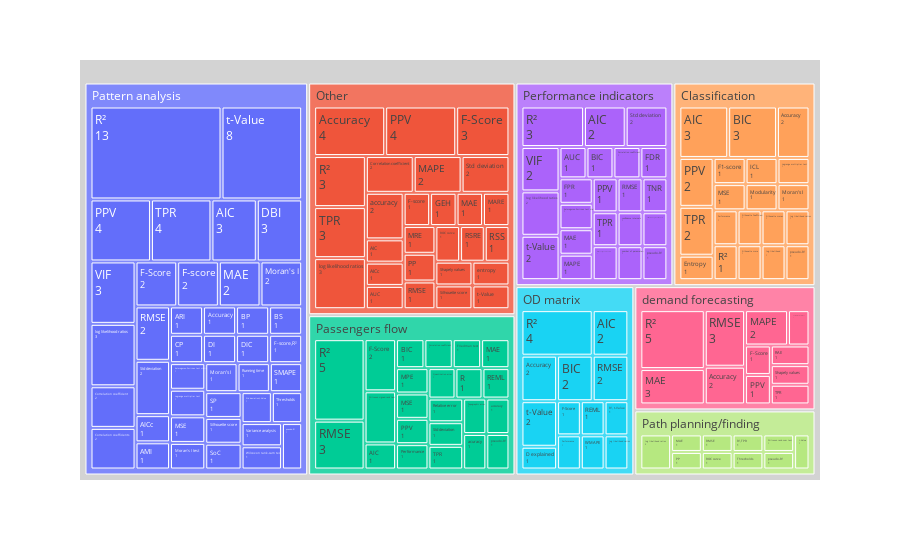

The cell this chart's notebook holds for it:
### Code cell
aggregated_table = (
    data[columns]
    .groupby(["Analysis type", "Validation metrics"])[["ID"]]
    .nunique()
    .sort_values(by="ID")
)
fig = px.treemap(
    aggregated_table.reset_index(),
    path=["Analysis type", "Validation metrics"],
    values="ID",
)
fig.update_traces(
    root_color="lightgrey", textinfo="label+value"
)
# fig.update_layout(margin = dict(t=50, l=25, r=25, b=25))
fig.write_image("img/treemap_analysys_validation.pdf")
fig.show()

### Figure 1 — Plotly figure (JSON) as saved in the notebook; plotly's stock layout.template omitted (floating-point values rounded to 4 significant figures; data arrays with more than 128 entries replaced by an {"elided": "..."} marker saying what was removed)
{"data": [{"branchvalues": "total", "domain": {"x": [0, 1], "y": [0, 1]}, "hovertemplate": "labels=%{label}<br>ID=%{value}<br>parent=%{parent}<br>id=%{id}<extra></extra>", "ids": {"elided": "176 str values"}, "labels": {"elided": "176 str values"}, "name": "", "parents": {"elided": "176 str values"}, "root": {"color": "lightgrey"}, "textinfo": "label+value", "type": "treemap", "values": {"elided": "176 int values"}}], "layout": {"legend": {"tracegroupgap": 0}, "margin": {"t": 60}}}
